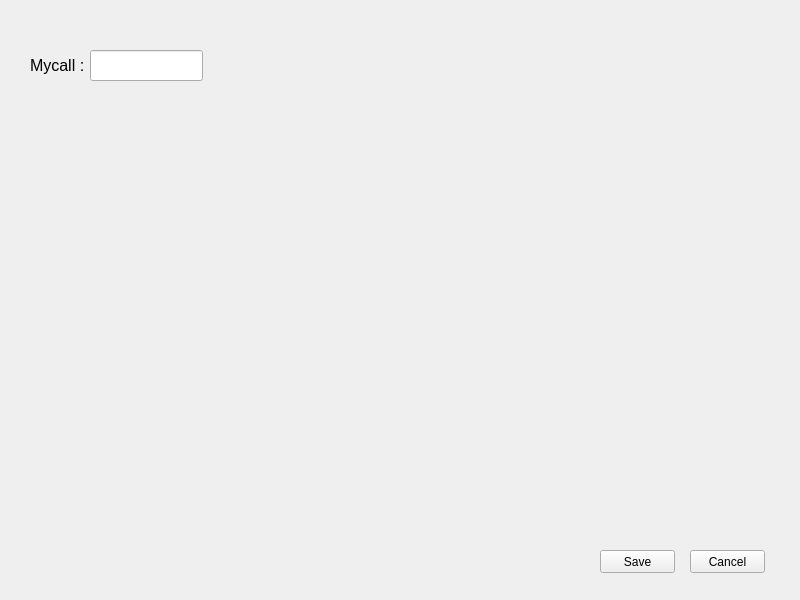
<?xml version="1.0" encoding="UTF-8"?>
<ui version="4.0">
 <class>MainWindow</class>
 <widget class="QMainWindow" name="MainWindow">
  <property name="geometry">
   <rect>
    <x>0</x>
    <y>0</y>
    <width>800</width>
    <height>600</height>
   </rect>
  </property>
  <property name="windowTitle">
   <string>MainWindow</string>
  </property>
  <widget class="QWidget" name="centralwidget">
   <widget class="QLineEdit" name="lEMycall">
    <property name="geometry">
     <rect>
      <x>90</x>
      <y>50</y>
      <width>113</width>
      <height>31</height>
     </rect>
    </property>
   </widget>
   <widget class="QLabel" name="label">
    <property name="geometry">
     <rect>
      <x>30</x>
      <y>50</y>
      <width>61</width>
      <height>31</height>
     </rect>
    </property>
    <property name="font">
     <font>
      <pointsize>12</pointsize>
     </font>
    </property>
    <property name="text">
     <string>Mycall : </string>
    </property>
   </widget>
   <widget class="QPushButton" name="pBSetSave">
    <property name="geometry">
     <rect>
      <x>600</x>
      <y>550</y>
      <width>75</width>
      <height>23</height>
     </rect>
    </property>
    <property name="text">
     <string>Save</string>
    </property>
   </widget>
   <widget class="QPushButton" name="pBSetCancel">
    <property name="geometry">
     <rect>
      <x>690</x>
      <y>550</y>
      <width>75</width>
      <height>23</height>
     </rect>
    </property>
    <property name="text">
     <string>Cancel</string>
    </property>
   </widget>
  </widget>
 </widget>
 <resources/>
 <connections/>
</ui>
